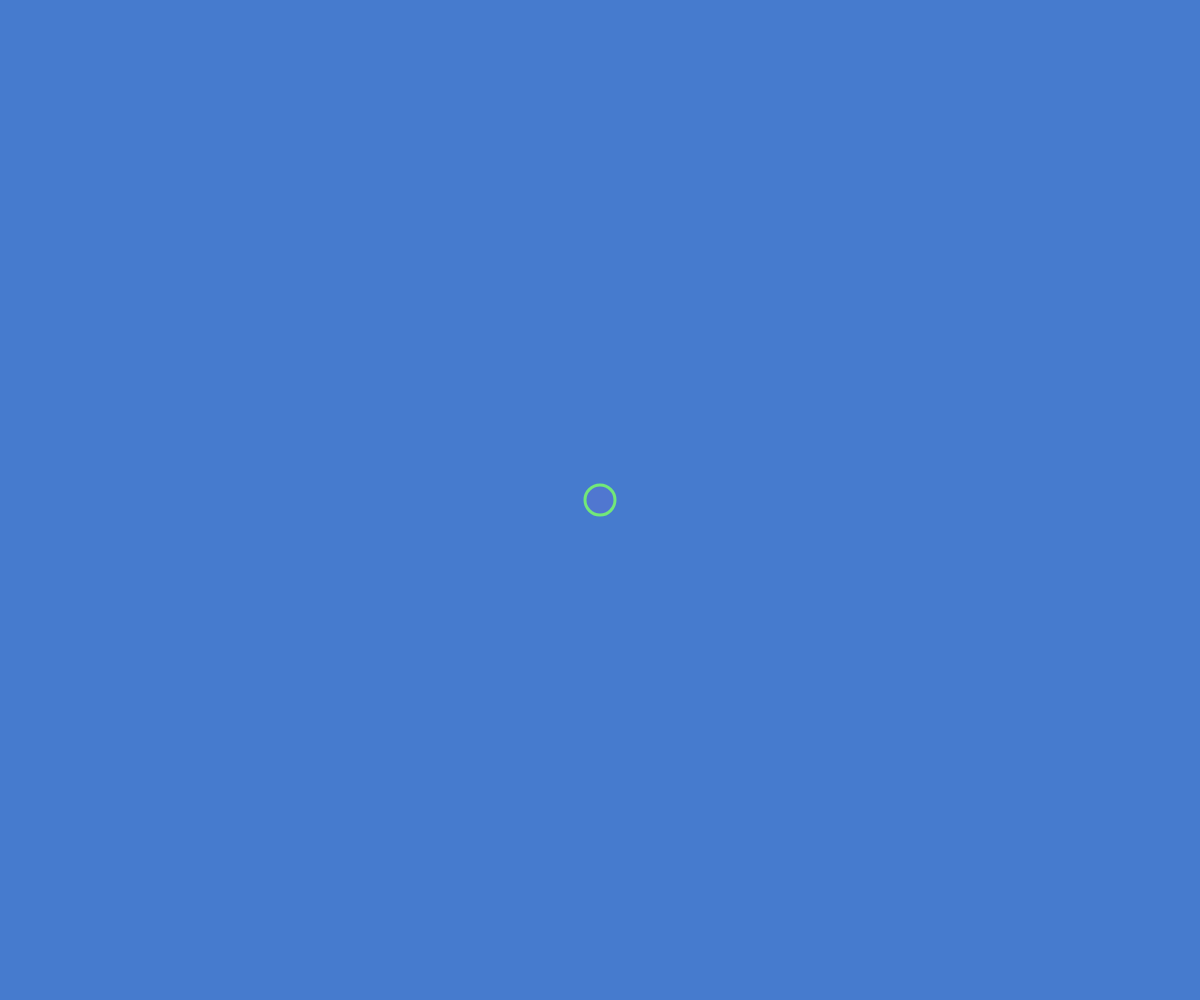
Frame 1 (no input)
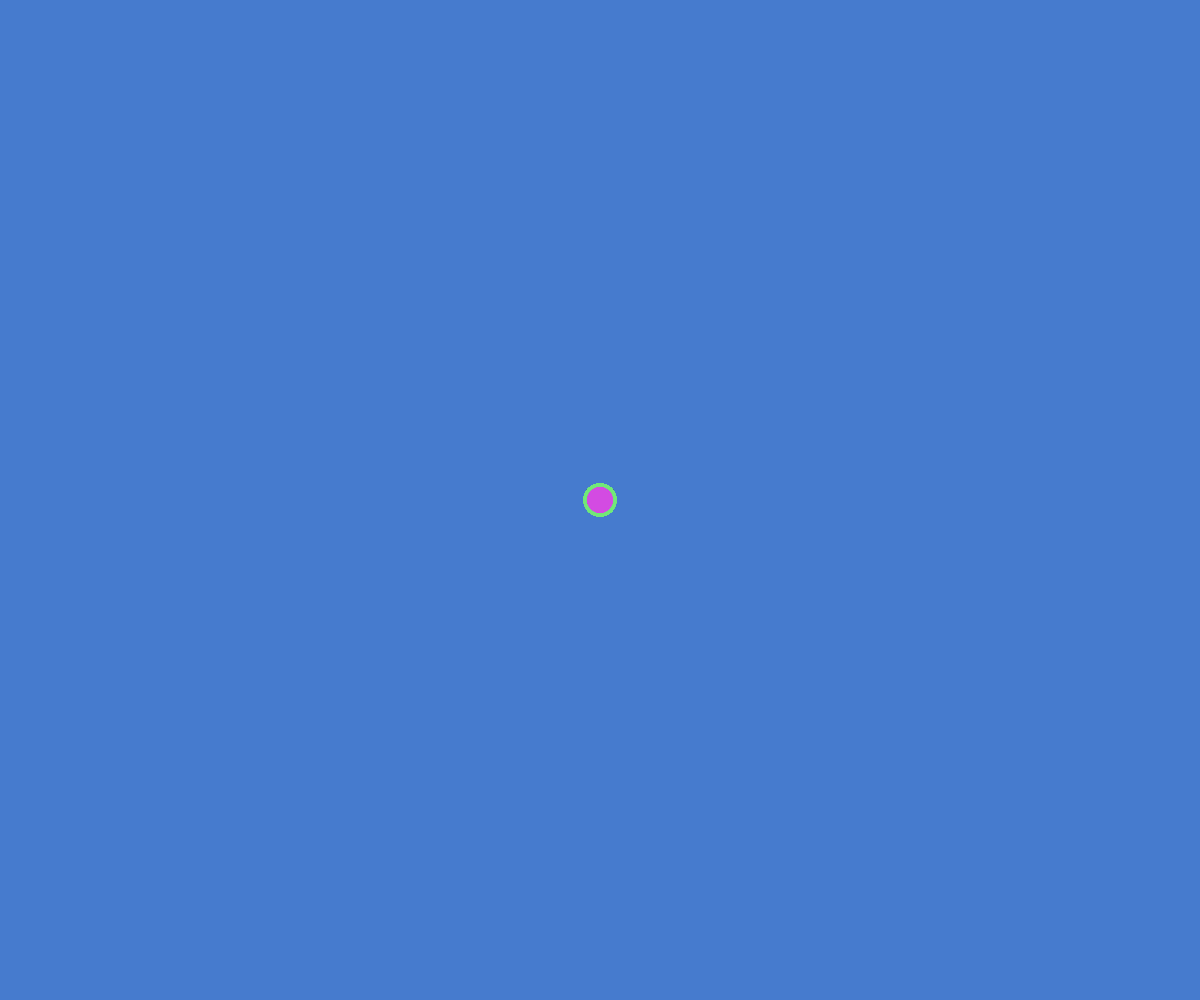
Frame 60 (no input)
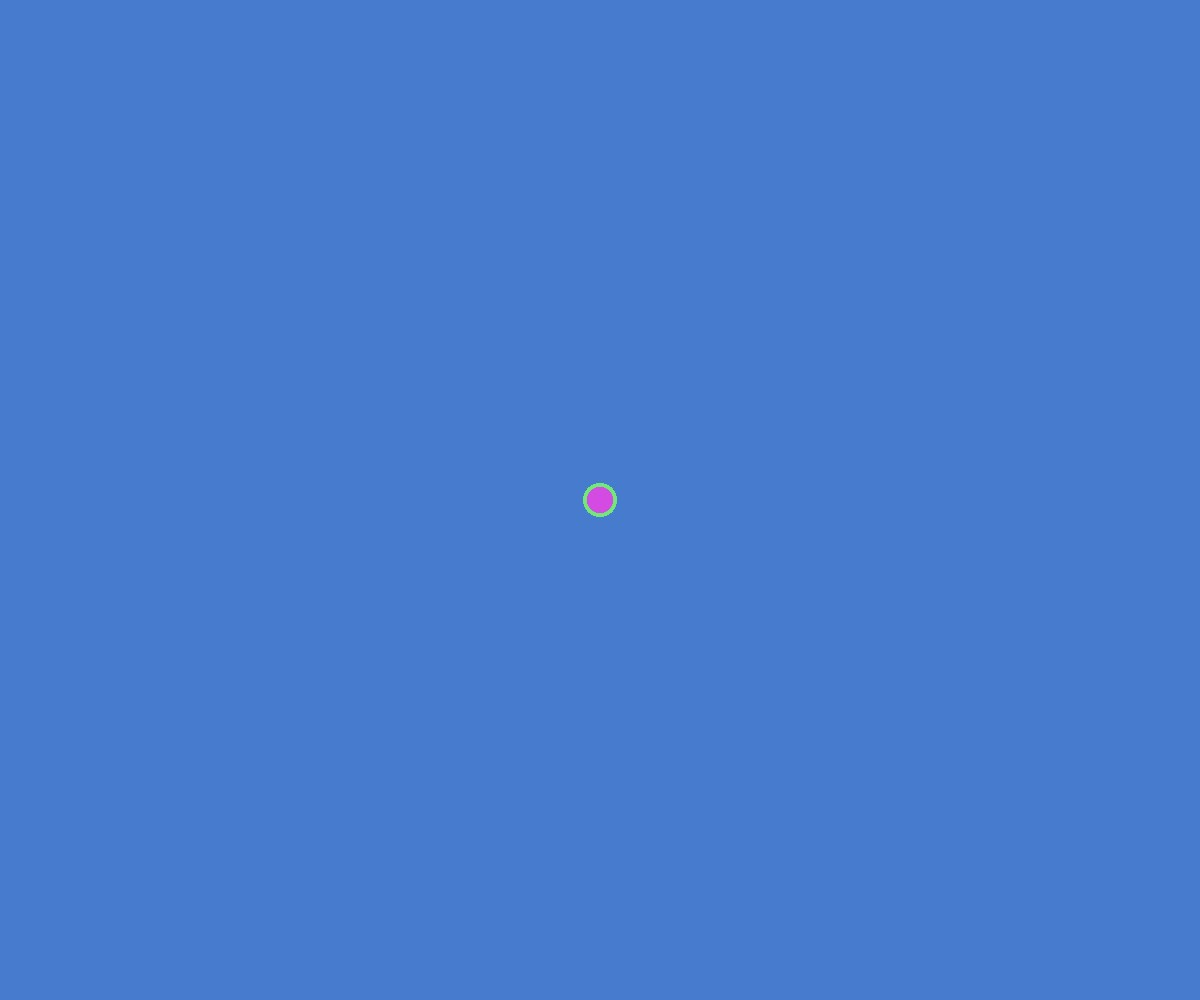
Frame 120 (the mouse pressed at the canvas centre since frame 60)

The p5.js sketch that drew these frames (run headless with seeded random() and noise() and a simulated clock; from frame 60 on, the mouse is pressed at the canvas centre):

// p5.js sketch
// ── sketch.js
function setup() {
  //createCanvas(displayWidth, displayHeight);
  createCanvas(windowWidth, windowHeight);
  background(70, 123, 206);

}

function draw() {
  
  var wh = 30;
  fill(220, 82, 245, 17); //mauve
  strokeWeight(3);
  stroke(114, 232, 120); // green
  //ellipse(400, 400, 30, 30);
  ellipse(width / 2, height / 2, wh, wh);
  /*
  for(var i = 0; i < 3; i++){
    strokeWeight(1);
    stroke(232, 141, 103);
    fill(209, 191, 91); // mustard
    var rand = random(10); 
    if(i % 2 == 0) rand *= -1; 
    ellipse(width/2 + (.5*rand), height/2 + rand, 3, 3);
    ellipse(width/2 + rand, height/2 + rand, 5, 5);
  }
  */
  /*
  strokeWeight(1);
  beginShape();
  vertex(30, 20);
  bezierVertex(80, 0, 80, 75, 30, 75);
  bezierVertex(50, 80, 60, 25, 30, 20);
  endShape();
*/
}
